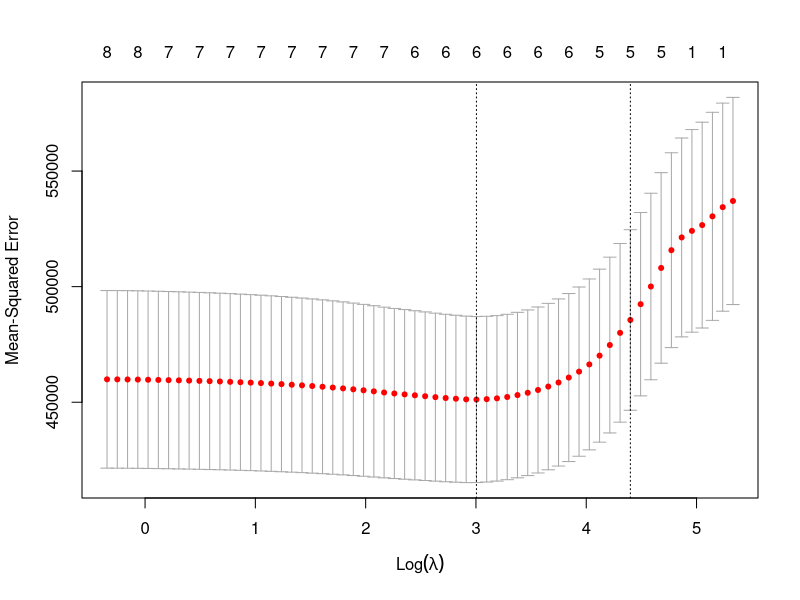

Source code (R):
## ---- chunk 1
library(MASS)
library(glmnet)
data(birthwt)
x = data.matrix(subset(birthwt, select = c(age, lwt, race, smoke, ptl, ht, ui, ftv)))
y = birthwt$bwt

## lasso 
fit = glmnet(x, y)
cv.fit = cv.glmnet(x, y) 

# plot cv.fit to choose the best lambda
plot(cv.fit)
## ---- chunk 2
## best lambda value
cv.fit$lambda.min
# best  model 
model.final <- cv.fit$glmnet.fit
# the best model's coefficients
model.coef <- coef(cv.fit$glmnet.fit, s = cv.fit$lambda.min)
# best model's MSE
pre <-predict(model.final, newx = x,s = cv.fit$lambda.min)
mean((y - pre)^2)
## ---- chunk 3
## stepwise procedure
birthwt.lm = glm(bwt ~ age + lwt + race + smoke + ptl + ht + ui + ftv, data = birthwt)
# backward 
backward = stepAIC(birthwt.lm, direction = c("backward"),trace = F)
# forward
forward = stepAIC(birthwt.lm, direction = c("forward"),trace = F)
# both
both = stepAIC(birthwt.lm, direction = c("both"),trace = F)
## ---- chunk 4
## lasso 
mean((y - pre)^2)
## backward
mean((y - predict(backward, newx = x))^2)
## forward
mean((y - predict(forward, newx = x))^2)
## both 
mean((y - predict(both, newx = x))^2)
## ---- chunk 5
dat1 = stackloss
fit1 = lm(stack.loss ~ ., data = stackloss)
library(car)
vif(fit1)
## ---- chunk 6
dat2 = stackloss
dat2$stack.loss[20] = 1500
dat2$Water.Temp[13] = 170
dat2$Acid.Conc.[13] = 10
## ---- chunk 7
fit2 = lm(stack.loss ~ ., data = dat2)
fit2
## ---- chunk 8
n = dim(dat2)[1]
p = dim(dat2)[2] 
DFFITS = dffits(fit2)
DFBETAS = dfbetas(fit2)
RSTUDENT = rstudent(fit2)
COOK.D = cooks.distance(fit2)

## Use DFFITS to identify influtial points
DFFITS[which(abs(DFFITS) > 2 * sqrt((p+1)/n))]

## Use DFBETAS to identify influtial points
# for coefficient of Intercept
DFBETAS[,1][DFBETAS[,1] > 2 / sqrt(n)]
# for coefficient of Air.Flow
DFBETAS[,2][DFBETAS[,2] > 2 / sqrt(n)]
# for coefficient of Water.Temp
DFBETAS[,3][DFBETAS[,3] > 2 / sqrt(n)]
# for coefficient of Acid.Conc.
DFBETAS[,4][DFBETAS[,4] > 2 / sqrt(n)]

## Use Studentized Deleted Residuals to identify influtial points
RSTUDENT[abs((RSTUDENT)) > abs(qt(0.05/(2*n), n-p-2))]

## Use Cooks Distance to identify influtial points
COOK.D [which(COOK.D>qf(0.05, p+1, n-p-1))]
## ---- chunk 9
formula = stack.loss ~ .
## OLS
fit1 = lm(formula, data = dat1)
fit2 = lm(formula, data = dat2)
fit1$coef
fit2$coef
## ---- chunk 10
## Least median of squares regression
fit1 = lmsreg(formula, data = dat1)
fit2 = lmsreg(formula, data = dat2)
fit1$coef
fit2$coef
## ---- chunk 11
## Least trimmed squares robust regression
fit1 = ltsreg(formula, data = dat1)
fit2 = ltsreg(formula, data = dat2)
fit1$coef
fit2$coef
## ---- chunk 12
## M-estimates of regression with Huber weights
fit1 = rlm(formula, data = dat1, psi = psi.huber)
fit1 = rlm(formula, data = dat2, psi = psi.huber)
fit1$coef
fit2$coef
